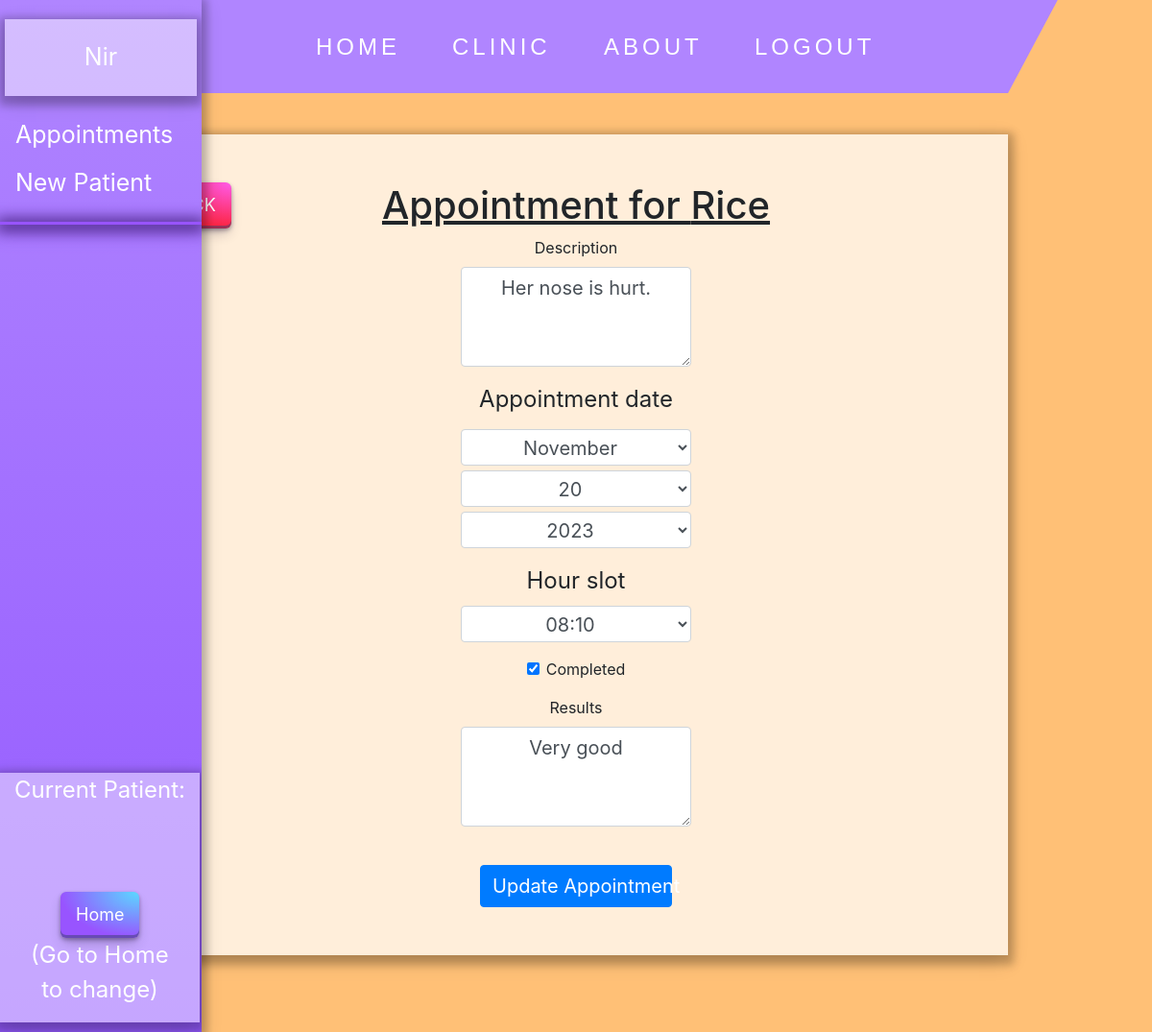
The app's page /staff/update_appointment/17 (signed in) with its own data.
### accounts/models.py (models this page shows, shortened)
class UserProfile(models.Model):
    user = models.OneToOneField(
        User, on_delete=models.CASCADE, related_name='user_profile')
    first_name = models.CharField(
        max_length=50, validators=[MinLengthValidator(2)])
    last_name = models.CharField(max_length=50, validators=[
                                 MinLengthValidator(2)])
    email = models.EmailField(unique=True, null=True)
    phone_number = PhoneNumberField(region='IL', unique=True, null=True)
    id_number = models.CharField(unique=True, max_length=9, null=True,
                                 validators=[MinLengthValidator(9), MaxLengthValidator(9), is_number])
    address = models.CharField(max_length=100)
    join_date = models.DateField(auto_now_add=True)

class Pet(models.Model):
    owner = models.ForeignKey(
        UserProfile, on_delete=models.CASCADE, related_name='pets')
    name = models.CharField(max_length=50)
    specie = models.ForeignKey(Specie, on_delete=models.CASCADE)
    breed = models.CharField(max_length=50, null=True, blank=True)
    birth_date = models.DateField()
    weight = models.DecimalField(max_digits=4, decimal_places=2)

### staff/models.py (models this page shows, shortened)
class Appointment(models.Model):
    hours_of_the_day = business_hours()
    pet = models.ForeignKey(Pet, on_delete=models.CASCADE, related_name="appointments")
    description = models.TextField(max_length=500, null=True, blank=True)
    appointment_date = models.DateField()
    hour_slot = models.IntegerField(choices=hours_of_the_day, null=True)
    completed = models.BooleanField(default=False)
    results = models.TextField(max_length=500, null=True, blank=True)
    created_by = models.ForeignKey(UserProfile, on_delete=models.CASCADE, null=True)
    creation_date = models.DateTimeField(default=datetime.datetime.now())

### staff/views.py (the view)
# urls.py: path('update_appointment/<int:appointment_id>', update_appointment, name="update_appointment"),
@staff_member_required(login_url='accounts/login')
def update_appointment(request, appointment_id):
    context = {}
    appointmnet = Appointment.objects.get(pk=appointment_id)
    form = UpdateAppointment(request.POST or None, instance=appointmnet)
    context['form'] = form
    context['appointment'] = appointmnet
    if request.method == 'POST':
        if form.is_valid():
            form.save()
            return redirect('appointments_in_date')
    return render(request, 'update_appointment.html', context)

### staff/forms.py
class PatientSearch(forms.Form):
    search_patient = forms.CharField(max_length=50,
                                     widget=forms.TextInput(
                                         attrs={'list': 'patients', 'placeholder': 'Name / ID'}),
                                     label='Search Patient', error_messages=False)
    def clean(self):
        cleaned_data = super(PatientSearch, self).clean()
        if 'search_patient' in self.errors:
            del self._errors['search_patient']
        return cleaned_data

class UpdateAppointment(forms.ModelForm):
    class Meta:
        model = Appointment
        fields = '__all__'
        exclude = ['created_by', 'creation_date', 'pet']
        widgets = {
            'description': forms.Textarea(attrs={'rows': 3}),
            'appointment_date': forms.SelectDateWidget(attrs={'onchange': "showhours()"}),
            'results': forms.Textarea(attrs={'rows': 3}),
        }

### staff/context_processors.py (called while the page is built)
def all_patients(request):
    if request.user.is_staff:
        patients = UserProfile.objects.all()
        return {'patients': patients}
    else:
        return {}

def current(request):
    context = {}
    if request.user.is_staff:
        if "change_current" in request.POST and 'current_patient' in request.session:
            del request.session['current_patient']
        try:
            current_patient = UserProfile.objects.get(pk=request.session['current_patient'])
            context['current_patient'] = current_patient
        except KeyError:
            context = {}
            search_form = PatientSearch(request.POST)
            context['search_form'] = search_form
            if search_form.is_valid() and search_form.cleaned_data:
                current_patient = UserProfile.objects.get(id_number=search_form.cleaned_data['search_patient'])
                request.session['current_patient'] = current_patient.id
                context['current_patient'] = current_patient
        return context
    else:
        return context

### staff/templates/update_appointment.html (shortened to what this page needs)
{% extends 'partials/base.html' %}
{% load crispy_forms_tags %}
{% block content %}
    <button class="button-29 red back" onclick="window.location.href='{{ request.META.HTTP_REFERER }}'">
        BACK
    </button>
    <h1> Appointment for {{ appointment.pet.name }}</h1>
    <form method='post'>
        {{ form|crispy }}
        <br>
        <button type='submit' class="btn btn-primary col-md-4"> Update Appointment</button>
    </form>
{% endblock content %}

### staff/templates/partials/staffnav.html (shortened to what this page needs)
{% load static %}
{% load crispy_forms_tags %}
<link rel="stylesheet" href="{% static '/css/staffstyle.css' %}">
<body>
    <div class="sidenav">
        {% if request.user.is_superuser %}
            <p id="HeadName">
                <a href="{% url 'admin:index' %}">
                    {{ request.user.user_profile.first_name }}
                </a></p>
        {% else %}
            <p id="HeadName">{{ request.user.user_profile.first_name }}</p>
        {% endif %}
        <a href="{% url 'appointments_in_date' %}">Appointments</a>
        <a href="{% url 'register' %}">New Patient</a>
        <hr class="nav_seperator">
        <div id="FootPatient">
            {% if not current_patient and request.path == '/' %}
                <form method="POST" autocomplete="off">
                    {% csrf_token %}
                    {{ search_form }}
                    <datalist id="patients" class="patient_search_bar">
                        {% for patient in patients %}
                            <option value="{{ patient.id_number }}">
                                {{ patient }} - {{ patient.id_number }}
                            </option>
                        {% endfor %}
                    </datalist>
                    <br><br>
                    <button type="submit" class="button-29" href="{% url 'homepage' %}">Search</button>
                </form>
            {% else %}
                <p>
                    Current Patient:<br>
                    {{ current_patient }}<br>
                    {{ current_patient.id_number }}<br>
                </p>
                {% if request.path == '/' %}
                    <form method="post">
                        {% csrf_token %}
                        <button type="submit" name="change_current" class="button-29">Change</button>
                    </form>
                {% else %}
                    <button class="button-29" onclick="window.location.href='{% url 'homepage' %}'">Home</button>
                    <p>(Go to Home <br> to change)</p>
                {% endif %}
            {% endif %}
        </div>
    </div>
</body>

### customers/static/css/styles.css (style rules this page uses)
body { background-color: #ffc076; }
h1 { text-decoration: underline; }
.form-control { width: 30%; margin-left: auto; margin-right: auto; text-align: center; font-size: 125%; }
.btn-primary { width: 20%; font-size: 125%; min-width: 200px; }
.requiredField { font-size: 150%; }
.button-29 { align-items: center; appearance: none; background-image: radial-gradient(100% 100% at 100% 0, #5adaff 0, #9854ff 100%); border: 0; border-radius: 6px; box-shadow: rgba(45, 35, 66, .4) 0 2px 4px, rgba(45, 35, 66, .3) 0 7px 13px -3px, rgba(58, 65, 111, .5) 0 -3px 0 inset; box-sizing: border-box; color: #fff; cursor: pointer; display: inline-flex; height: 48px; justify-content: center; line-height: 1; list-style: none; overflow: hidden; padding-left: 16px; padding-right: 16px; position: relative; text-align: left; text-decoration: none; transition: box-shadow .15s, transform .15s; user-select: none; -webkit-user-select: none; touch-action: manipulation; white-space: nowrap; will-change: box-shadow, transform; font-size: 18px; }
hr.nav_seperator { border-top: 3px solid rgb(152, 84, 255); box-shadow: 0 2px 16px 4px rgb(53, 19, 105), 0 6px 20px 0 rgb(152, 84, 255); }
a { text-decoration: none; }
.back { position: absolute; left: 10px; }
.red { background-image: radial-gradient(100% 100% at 100% 0, #ff5ae9 0, #fd233e 100%); }

### staff/static/css/staffstyle.css (style rules this page uses)
.sidenav { height: 100%; width: 210px; position: fixed; z-index: 1; top: 0; left: 0; background: rgb(148, 90, 255); background: linear-gradient(0deg, rgba(148, 90, 255, 1) 0%, rgba(176, 133, 255, 1) 100%); overflow-x: hidden; padding-top: 20px; box-shadow: 0 4px 8px 6px rgba(0, 0, 0, 0.2), 0 6px 20px 0 rgba(0, 0, 0, 0.19); }
.sidenav a { padding: 6px 8px 6px 16px; text-decoration: none; font-size: 25px; color: #ffffff; display: block; transition: all 0.3s; }
#HeadName { height: 80px; width: 95%; text-align: center; align-items: center; font-size: 25px; color: #ffffff; display: flex; background-color: rgba(255, 255, 255, 0.46); box-shadow: 0 4px 8px 6px rgba(0, 0, 0, 0.2), 0 6px 20px 0 rgba(0, 0, 0, 0.19); margin-left: auto; margin-right: auto; justify-content: center; }
#FootPatient { max-height: 400px; min-height: 200px; width: 99%; position: absolute; bottom: 10px; text-align: center; font-size: x-large; color: #ffffff; display: block; background-color: rgba(255, 255, 255, 0.46); box-shadow: 0 4px 8px 6px rgba(0, 0, 0, 0.2), 0 6px 20px 0 rgba(0, 0, 0, 0.19); }
.button-29 { align-items: center; appearance: none; background-image: radial-gradient(100% 100% at 100% 0, #5adaff 0, #9854ff 100%); border: 0; border-radius: 6px; box-shadow: rgba(45, 35, 66, .4) 0 2px 4px, rgba(45, 35, 66, .3) 0 7px 13px -3px, rgba(58, 65, 111, .5) 0 -3px 0 inset; box-sizing: border-box; color: #fff; cursor: pointer; display: inline-flex; height: 48px; justify-content: center; line-height: 1; list-style: none; overflow: hidden; padding-left: 16px; padding-right: 16px; position: relative; text-align: left; text-decoration: none; transition: box-shadow .15s, transform .15s; user-select: none; -webkit-user-select: none; touch-action: manipulation; white-space: nowrap; will-change: box-shadow, transform; font-size: 18px; }
hr.nav_seperator { border-top: 3px solid rgb(152, 84, 255); box-shadow: 0 2px 16px 4px rgb(53, 19, 105), 0 6px 20px 0 rgb(152, 84, 255); }
.selectdatewidget { margin-top: 5px; }
.red { background-image: radial-gradient(100% 100% at 100% 0, #ff5ae9 0, #fd233e 100%); }
.back { position: absolute; left: 10px; }

### records on screen
Appointment: pet.name "Rice", description "Her nose is hurt.", hour_slot "08:10", completed "☑", results "Very good"

### other values on screen
{{ request.user.user_profile.first_name }} "Nir"
